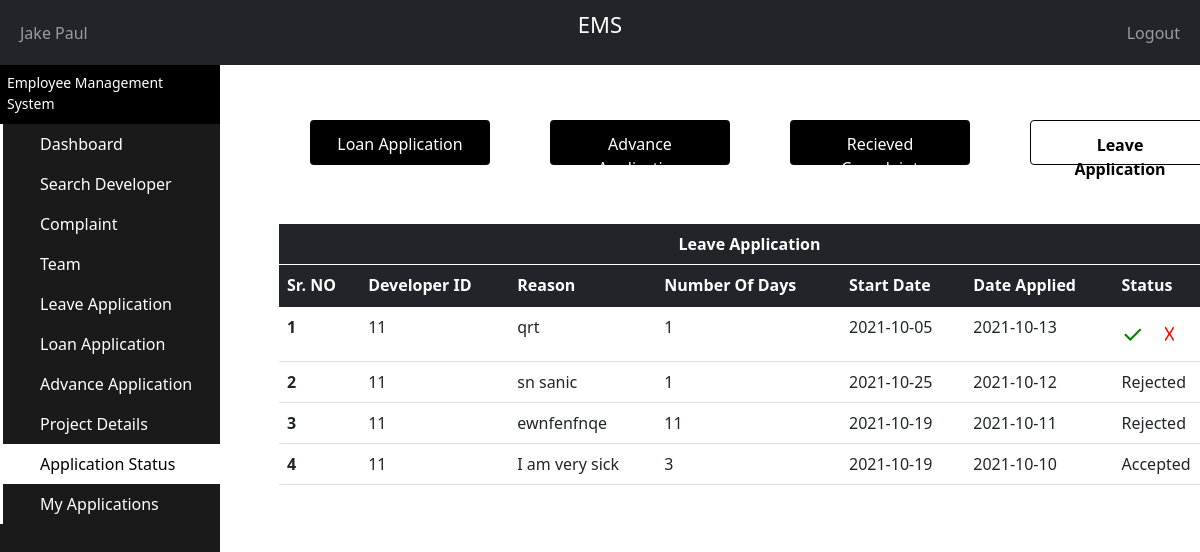
The page /PHP/Manager_ApplicationStatusLeave.php (signed in) on the database its author committed.
### tables this page shows
CREATE TABLE `leave_table` (
  `LeaveTable_ID` int(11) NOT NULL,
  `Developer_ID` int(11) NOT NULL,
  `Manager_ID` int(11) NOT NULL,
  `Reason` varchar(500) NOT NULL,
  `NumberOfDays` int(2) NOT NULL,
  `StartDate` date NOT NULL,
  `DateApplied` date NOT NULL,
  `Status` varchar(25) NOT NULL
);

### PHP/Manager_ApplicationStatusLeave.php (the view, shortened to what this page needs)
<?php
    include "Connection.php";
?>
<!doctype html>
<html lang="en">
  <head>
    <link href="https://cdn.jsdelivr.net/npm/bootstrap@5.1.1/dist/css/bootstrap.min.css" rel="stylesheet">
  </head>
  <body>
  <nav class="navbar navbar-expand-md navbar-dark bg-dark">
      <div class="container-fluid">
        <div class="navbar-collapse collapse w-100 order-1 order-md-0 dual-collapse2">
          <ul class="navbar-nav me-auto">
            <li class="nav-item active">
              <a class="nav-link" href="Manager_PersonalDetails.php">
                <?php
                  if(isset($_SESSION['fname']) && isset($_SESSION['lname']))
                  {
                    echo"$_SESSION[fname] $_SESSION[lname]";
                  }
                  else
                   echo"Manager Name";
                  ?>
              </a>
            </li>
          </ul>
        </div>
        <div class="mx-auto order-0">
          <p style="color: white;font-size:22px;">EMS</p>
        </div>
        <div class="navbar-collapse collapse w-100 order-3 dual-collapse2">
          <ul class="navbar-nav ms-auto">
            <li class="nav-item">
              <a class="nav-link" href="Logout.php">Logout</a>
            </li>
          </ul>
        </div>
      </div>
    </nav>
    <div class="sidebar-container">
      <div class="sidebar-logo">
        <span> Employee Management System </span>
      </div>
      <ul class="sidebar-navigation">
        <li>
          <a style="text-decoration: none;" href="Manager_Dashboard.php">
            <i class="fa fa-home" aria-hidden="true"></i> Dashboard
          </a>
        </li>
        <li>
          <a style="text-decoration: none;" href="Manager_SearchDeveloper.php">
            <i class="fa fa-tachometer" aria-hidden="true"></i> Search Developer
          </a>
        </li>
        <li>
          <a style="text-decoration: none;" href="Manager_Complaint.php">
            <i class="fa fa-tachometer" aria-hidden="true"></i> Complaint
          </a>
        </li>
        <li>
          <a style="text-decoration: none;" href="Manager_Team.php">
            <i class="fa fa-tachometer" aria-hidden="true"></i> Team
          </a>
        </li>
        <li>
          <a style="text-decoration: none;;" href="Manager_LeaveApplication.php">
            <i class="fa fa-tachometer" aria-hidden="true"></i> Leave Application
          </a>
        </li>
        <li>
          <a style="text-decoration: none;" href="Manager_LoanApplication.php">
            <i class="fa fa-tachometer" aria-hidden="true"></i> Loan Application
          </a>
        </li>
        <li>
          <a style="text-decoration: none;" href="Manager_AdvanceApplication.php">
            <i class="fa fa-tachometer" aria-hidden="true"></i> Advance Application
          </a>
        </li>
        <li>
          <a style="text-decoration: none;" href="Manager_ProjectDetails.php">
          <i class="fa fa-tachometer" aria-hidden="true"></i>Project Details
          </a>
        </li>
        <li>
          <a style="text-decoration: none;background-color: white;color: black;" href="Manager_ApplicationStatusLeave.php">
            <i class="fa fa-tachometer" aria-hidden="true"></i> Application Status
          </a>
        </li>
        <li>
          <a style="text-decoration: none;" href="Manager_ApplicationStatus.php">
            <i class="fa fa-tachometer" aria-hidden="true"></i> My Applications
          </a>
        </li>
      </ul>
    </div>
    <div class="content-container">
      <div  style="width:100%;overflow-y: scroll; height:85%;position:fixed" class="container-fluid">
      <div >
      <div style="margin-top: 3%;padding-bottom: 5%;"class="row">
            <a href="Manager_ApplicationStatusLoan.php" style="height:45px;width:15%;margin-left: 7.5%;background-color: black;color:white;" class ="AcitonButtons" value="Admin Dashboard">Loan Application</a>
            <a href="Manager_ApplicationStatusAdvance.php" style="height:45px;width:15%;margin-left: 5%;background-color: black;color:white;"class ="AcitonButtons" value="Update Information">Advance Application</a>
            <a href="Manager_ApplicationStatusComplaint.php" style="height:45px;width:15%;margin-left: 5%;background-color: black;color:white;"class ="AcitonButtons" value="Recieved Complaint">Recieved Complaint</a>
            <a href="Manager_ApplicationStatusLeave.php" style="height:45px;width:15%;margin-left: 5%;background-color: white;color:black;border:1px solid black" class ="AcitonButtons" value="Admin Dashboard"><b>Leave Application</b></a>
        </div>
        <div style="width:80%;">
          <?php
            $ID = $_SESSION["uid"];
            $sql = "SELECT * FROM leave_table WHERE Manager_ID ='$ID'   and Developer_ID != '-1' ORDER BY DateApplied DESC";
            $i = 0;
            $result = mysqli_query($con, $sql);
            echo'
                <div style="width:100%;margin-left: 5%;margin-top: 0%;float:left;"class="jumbotron">
                  <table style="margin-bottom: 0px;padding-bottom: 0px;"class="table">
                    <thead class="table-dark">
                      <tr >
                        <th style="text-align: center;border-bottom: 1px solid white;">Leave Application</th>
                      </tr>
                    </thead>
                  </table>
                </div>';
                echo'
                <div style="width:100%;margin-left: 5%;float:left"class="jumbotron">
                <table style="margin-top:0px;padding-top: 0px"class="table">
                  <thead class="table-dark">
                    <tr>
                      <th scope="col">Sr. NO</th>
                      <th scope="col">Developer ID</th>
                      <th scope="col">Reason</th>
                      <th scope="col">Number Of Days</th>
                      <th scope="col">Start Date</th>
                      <th scope="col">Date Applied</th>
                      <th scope="col">Status</th>
                    </tr>
                  </thead>
                  <tbody>';
                  while($row=mysqli_fetch_array($result))
                  {
                    $i++;
                    echo'
                    <tr>
                      <th>'.$i.'</th>
                      <td>'.$row["Developer_ID"].'</td>
                      <td>'.$row["Reason"] .'</td>
                      <td>'.$row["NumberOfDays"].'</td>
                      <td>'.$row["StartDate"].'</td>
                      <td>'.$row["DateApplied"].'</td>
                      ';
                      if($row["Status"] != "Pending")
                      {
                        echo'<td>'.$row["Status"].'</td>';
                      }
                      else
                      {
                        echo'<td><a style="text-decoration:none;font-size:25px;color:green"
                        href="Manager_ApplicationStatusAcceptReject.php?ID='.$row["LeaveTable_ID"].'&Status=Accepted&Type=Leave">
                        &#10003;</a><a>&nbsp&nbsp&nbsp</a><a style="text-decoration:none;font-size:25px;color:red"
                        href="Manager_ApplicationStatusAcceptReject.php?ID='.$row["LeaveTable_ID"].'&Status=Rejected&Type=Leave">
                        &#9747;</a></td>';
                      }
                    echo'</tr>';
                  };
                  echo'</tbody>
                  </table>
                  </div>';
        ?>
        </div>
      </div>
    </div>
    </div>
  </body>
</html>

### PHP/Manager_ApplicationStatusLeave.php (style rules this page uses)
.AcitonButtons { background-color: #04AA6D; color: rgb(255, 255, 255); padding: 12px 20px; border: none; border-radius: 4px; text-decoration: none; text-align:center; cursor: pointer; float: right; }
html,body { height:100%; margin: 0; }
.sidebar-container { position: fixed; width: 220px; height: 100%; left: 0; overflow-x: hidden; overflow-y: auto; background: #1a1a1a; color: #fff; }
.content-container { padding-top: 20px; }
.sidebar-logo { padding: 7px 15px 10px 7px; font-size: 14px; background-color: #000000; }
.sidebar-navigation { padding: 0; margin: 0; list-style-type: none; position: relative; }
.sidebar-navigation li { background-color: transparent; position: relative; display: inline-block; width: 100%; line-height: 20px; }
.sidebar-navigation li a { padding: 10px 15px 10px 30px; display: block; color: #fff; }
.sidebar-navigation li::before { background-color: white; position: absolute; content: ''; height: 100%; left: 0; top: 0; -webkit-transition: width 0.2s ease-in; transition: width 0.2s ease-in; color: #000000; width: 3px; z-index: -1; }
.content-container { padding-left: 220px; }

### rows shown on the page
leave_table: Developer_ID "11", Reason "qrt", NumberOfDays "1", StartDate "2021-10-05", DateApplied "2021-10-13"
leave_table: Developer_ID "11", Reason "sn sanic", NumberOfDays "1", StartDate "2021-10-25", DateApplied "2021-10-12", Status "Rejected"
leave_table: Developer_ID "11", Reason "ewnfenfnqe", NumberOfDays "11", StartDate "2021-10-19", DateApplied "2021-10-11", Status "Rejected"
leave_table: Developer_ID "11", Reason "I am very sick", NumberOfDays "3", StartDate "2021-10-19", DateApplied "2021-10-10", Status "Accepted"

### other values the page prints
$_SESSION[fname] "Jake"
$_SESSION[lname] "Paul"
